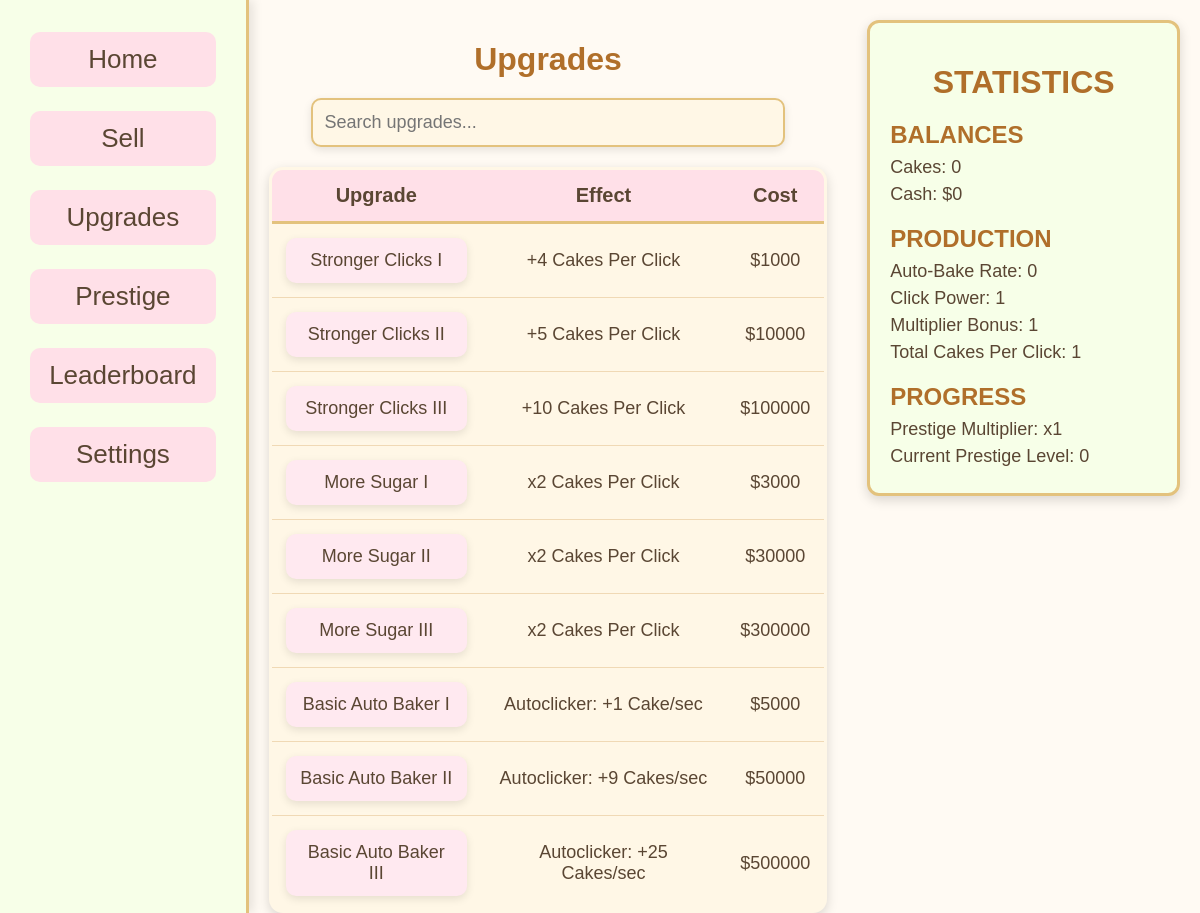
Page /upgrades.php (signed in) on the earlier database version.
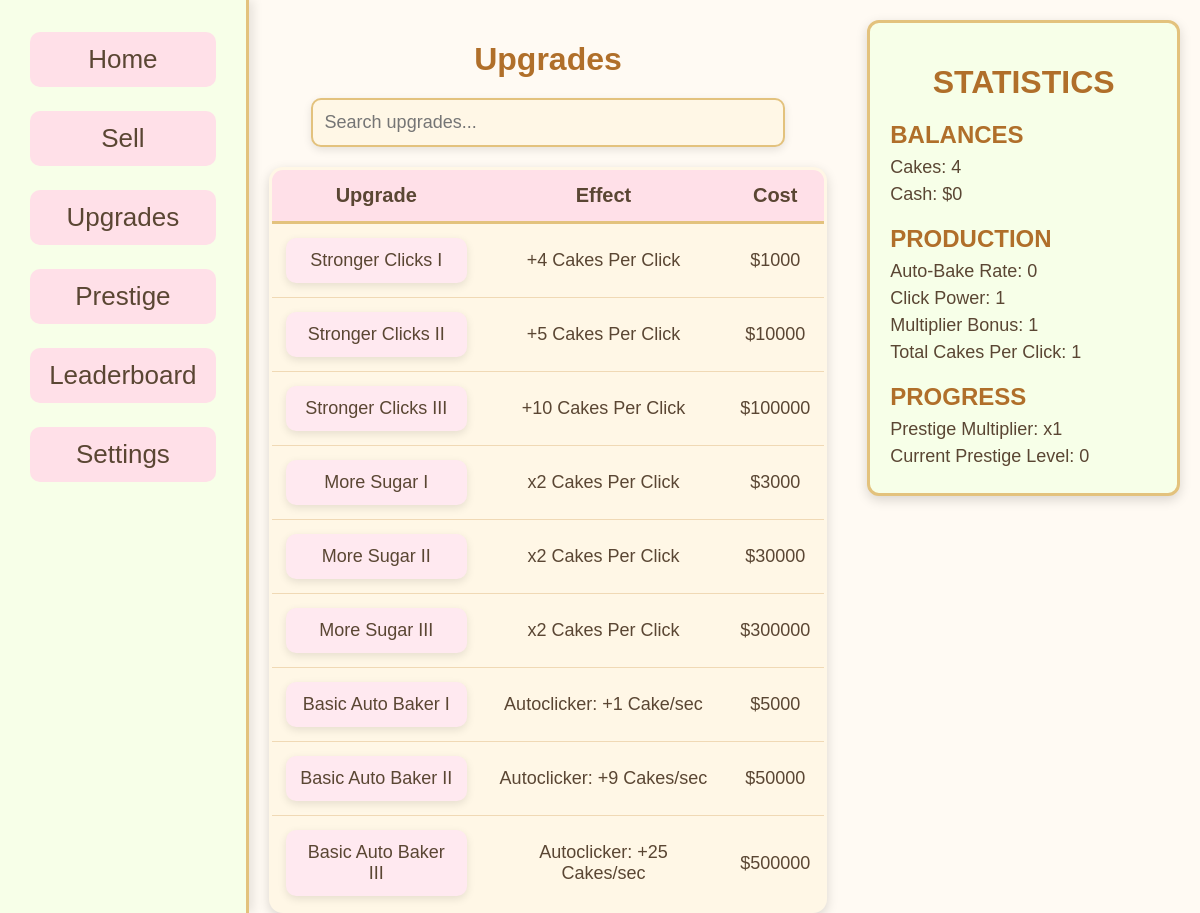
Same page on the later database version.
### tables this page shows
CREATE TABLE "player_save" (
    id INTEGER PRIMARY KEY,
    cakes INTEGER DEFAULT 0,
    currency INTEGER DEFAULT 0, "multiplier" INTEGER DEFAULT 1, clickPower INTEGER DEFAULT 1, cps INTEGER DEFAULT 0, prestige_level INTEGER DEFAULT 0, prestige_multiplier REAL DEFAULT 1, "lifetime" INTEGER DEFAULT 0, "bonus" INTEGER DEFAULT 0, prestige_points INTEGER DEFAULT 0,
    FOREIGN KEY (id) REFERENCES users(id)
);

### upgrades.php (the view, shortened to what the changed rows need)
<?php
require_once __DIR__ . '/php/config.php';
$userId = (int)$_SESSION['user_id'];
$current_cakes = 0;
$current_currency = 0;
$current_multiplier = 1;
$current_clickPower = 1;
$current_cps = 0;
$current_prestige_multiplier = 1;
$current_prestige_points = 0;
$purchased_upgrades = [];
try {
    $dsn = "sqlite:$db";
    $pdo = new PDO($dsn);
    $pdo->setAttribute(PDO::ATTR_ERRMODE, PDO::ERRMODE_EXCEPTION);
    $stmt = $pdo->prepare("
        SELECT
            cakes,
            currency,
            multiplier,
            clickPower,
            cps,
            bonus,
            prestige_multiplier,
            prestige_points
        FROM player_save
        WHERE id = :user_id
        LIMIT 1
    ");
    $stmt->execute([':user_id' => $userId]);
    $player_data = $stmt->fetch(PDO::FETCH_ASSOC);
    if ($player_data) {
        $current_cakes = (int)($player_data['cakes'] ?? 0);
        $current_currency = (int)($player_data['currency'] ?? 0);
        $current_multiplier = (int)($player_data['multiplier'] ?? 1);
        $current_clickPower = (int)($player_data['clickPower'] ?? 1);
        $current_cps = (int)($player_data['cps'] ?? 0);
        $current_prestige_multiplier = (float)($player_data['prestige_multiplier'] ?? 1);
        $current_prestige_points = (int)($player_data['prestige_points'] ?? 0);
    }
} catch (PDOException $e) {
    die("Database connection failed: " . htmlspecialchars($e->getMessage(), ENT_QUOTES, 'UTF-8'));
}
$Click1Purchased = $purchased_upgrades["Stronger Clicks I"] ?? 0;
$Click2Purchased = $purchased_upgrades["Stronger Clicks II"] ?? 0;
$Click3Purchased = $purchased_upgrades["Stronger Clicks III"] ?? 0;
$Sugar1Purchased = $purchased_upgrades["More Sugar I"] ?? 0;
$Sugar2Purchased = $purchased_upgrades["More Sugar II"] ?? 0;
$Sugar3Purchased = $purchased_upgrades["More Sugar III"] ?? 0;
$Baker1Purchased = $purchased_upgrades["Basic Auto Baker I"] ?? 0;
$Baker2Purchased = $purchased_upgrades["Basic Auto Baker II"] ?? 0;
$Baker3Purchased = $purchased_upgrades["Basic Auto Baker III"] ?? 0;
function upgradeButtonText($isPurchased, $defaultText) {
    return $isPurchased ? "Purchased" : $defaultText;
}
?>
<!DOCTYPE html>
<html lang="en">
<head>
    <link rel="stylesheet" href="Styles/index.css">
</head>
<body>
<div class="column2">
    <div id="upgradeSect">
        <h1>Upgrades</h1>
        <div id="upgradeTable">
            <table>
                <thead>
                    <tr>
                        <th>Upgrade</th>
                        <th>Effect</th>
                        <th>Cost</th>
                    </tr>
                </thead>
                <tbody>
                    <tr>
                        <td>
                            <button id="upgradeClick1" <?= $Click1Purchased ? 'disabled' : '' ?>>
                                <?= htmlspecialchars(upgradeButtonText($Click1Purchased, "Stronger Clicks I"), ENT_QUOTES, 'UTF-8') ?>
                            </button>
                        </td>
                    </tr>
                    <tr>
                        <td>
                            <button id="upgradeClick2" <?= $Click2Purchased ? 'disabled' : '' ?>>
                                <?= htmlspecialchars(upgradeButtonText($Click2Purchased, "Stronger Clicks II"), ENT_QUOTES, 'UTF-8') ?>
                            </button>
                        </td>
                    </tr>
                    <tr>
                        <td>
                            <button id="upgradeClick3" <?= $Click3Purchased ? 'disabled' : '' ?>>
                                <?= htmlspecialchars(upgradeButtonText($Click3Purchased, "Stronger Clicks III"), ENT_QUOTES, 'UTF-8') ?>
                            </button>
                        </td>
                    </tr>
                    <tr>
                        <td>
                            <button id="sugarMult1" <?= $Sugar1Purchased ? 'disabled' : '' ?>>
                                <?= htmlspecialchars(upgradeButtonText($Sugar1Purchased, "More Sugar I"), ENT_QUOTES, 'UTF-8') ?>
                            </button>
                        </td>
                    </tr>
                    <tr>
                        <td>
                            <button id="sugarMult2" <?= $Sugar2Purchased ? 'disabled' : '' ?>>
                                <?= htmlspecialchars(upgradeButtonText($Sugar2Purchased, "More Sugar II"), ENT_QUOTES, 'UTF-8') ?>
                            </button>
                        </td>
                    </tr>
                    <tr>
                        <td>
                            <button id="sugarMult3" <?= $Sugar3Purchased ? 'disabled' : '' ?>>
                                <?= htmlspecialchars(upgradeButtonText($Sugar3Purchased, "More Sugar III"), ENT_QUOTES, 'UTF-8') ?>
                            </button>
                        </td>
                    </tr>
                    <tr>
                        <td>
                            <button id="autoBake1" <?= $Baker1Purchased ? 'disabled' : '' ?>>
                                <?= htmlspecialchars(upgradeButtonText($Baker1Purchased, "Basic Auto Baker I"), ENT_QUOTES, 'UTF-8') ?>
                            </button>
                        </td>
                    </tr>
                    <tr>
                        <td>
                            <button id="autoBake2" <?= $Baker2Purchased ? 'disabled' : '' ?>>
                                <?= htmlspecialchars(upgradeButtonText($Baker2Purchased, "Basic Auto Baker II"), ENT_QUOTES, 'UTF-8') ?>
                            </button>
                        </td>
                    </tr>
                    <tr>
                        <td>
                            <button id="autoBake3" <?= $Baker3Purchased ? 'disabled' : '' ?>>
                                <?= htmlspecialchars(upgradeButtonText($Baker3Purchased, "Basic Auto Baker III"), ENT_QUOTES, 'UTF-8') ?>
                            </button>
                        </td>
                    </tr>
                </tbody>
            </table>
        </div>
    </div>
</div>
<div class="column3">
    <div id="stats">
        <h1>STATISTICS</h1>
        <h2>BALANCES</h2>
        <ul>
            <li>Cakes: <span id="cakeStat" data-cake><?= $current_cakes ?></span></li>
            <li>Cash: $<span id="money"><?= $current_currency ?></span></li>
        </ul>
        <h2>PRODUCTION</h2>
        <ul id="productionStats">
            <li>Auto-Bake Rate: <span id="autoBakeRateText"><?= $current_cps ?></span></li>
            <li>Click Power: <span id="clickPowerText"><?= $current_clickPower ?></span></li>
            <li>Multiplier Bonus: <span id="multiplierText"><?= $current_multiplier ?></span></li>
            <li>Total Cakes Per Click: <span id="totalClickText"><?= $current_clickPower * $current_multiplier * $current_prestige_multiplier ?></span></li>
        </ul>
        <h2>PROGRESS</h2>
        <ul>
            <li>Prestige Multiplier: x<span id="prestigeMultiplierText"><?= $current_prestige_multiplier ?></span></li>
            <li>Current Prestige Level: <span id="prestigePointsText"><?= $current_prestige_points ?></span></li>
        </ul>
    </div>
</div>
</body>
</html>

Differences in the rows shown:
changed player_save "Stronger Clicks I": cakes "0" → "4"
